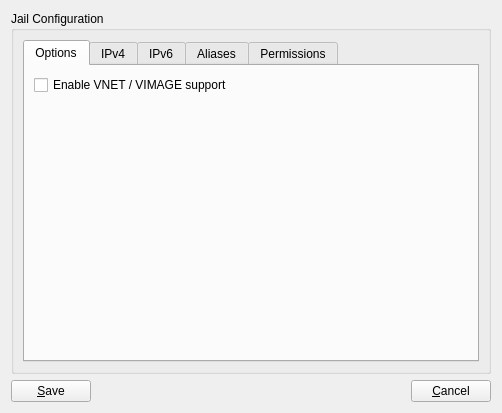
<?xml version="1.0" encoding="UTF-8"?>
<ui version="4.0">
 <class>dialogEditIP</class>
 <widget class="QDialog" name="dialogEditIP">
  <property name="geometry">
   <rect>
    <x>0</x>
    <y>0</y>
    <width>502</width>
    <height>413</height>
   </rect>
  </property>
  <property name="windowTitle">
   <string>Jail Configuration</string>
  </property>
  <property name="windowIcon">
   <iconset>
    <normaloff>:/preferences-system.png</normaloff>:/preferences-system.png</iconset>
  </property>
  <layout class="QGridLayout" name="gridLayout_2">
   <item row="0" column="0">
    <widget class="QGroupBox" name="groupBox">
     <property name="title">
      <string>Jail Configuration</string>
     </property>
     <layout class="QGridLayout" name="gridLayout">
      <item row="0" column="0">
       <widget class="QTabWidget" name="tabWidget">
        <property name="currentIndex">
         <number>0</number>
        </property>
        <widget class="QWidget" name="tabConfig">
         <attribute name="title">
          <string>Options</string>
         </attribute>
         <layout class="QGridLayout" name="gridLayout_7">
          <item row="0" column="0">
           <widget class="QCheckBox" name="checkVNET">
            <property name="text">
             <string>Enable VNET / VIMAGE support</string>
            </property>
           </widget>
          </item>
          <item row="1" column="0">
           <spacer name="verticalSpacer_3">
            <property name="orientation">
             <enum>Qt::Vertical</enum>
            </property>
            <property name="sizeHint" stdset="0">
             <size>
              <width>20</width>
              <height>271</height>
             </size>
            </property>
           </spacer>
          </item>
         </layout>
        </widget>
        <widget class="QWidget" name="tab">
         <attribute name="title">
          <string>IPv4</string>
         </attribute>
         <layout class="QGridLayout" name="gridLayout_4">
          <item row="0" column="0">
           <widget class="QCheckBox" name="checkIPv4">
            <property name="text">
             <string>IPv4 Address</string>
            </property>
            <property name="checked">
             <bool>false</bool>
            </property>
           </widget>
          </item>
          <item row="1" column="0">
           <widget class="QLineEdit" name="lineIP">
            <property name="enabled">
             <bool>false</bool>
            </property>
            <property name="inputMask">
             <string notr="true"/>
            </property>
            <property name="alignment">
             <set>Qt::AlignHCenter</set>
            </property>
           </widget>
          </item>
          <item row="2" column="0">
           <widget class="QCheckBox" name="checkIPv4Bridge">
            <property name="text">
             <string>IPv4 Bridge Address (Requires VNET)</string>
            </property>
           </widget>
          </item>
          <item row="3" column="0">
           <widget class="QLineEdit" name="lineIPBridge">
            <property name="enabled">
             <bool>false</bool>
            </property>
           </widget>
          </item>
          <item row="4" column="0">
           <widget class="QCheckBox" name="checkIPv4Router">
            <property name="text">
             <string>IPv4 Default Router (Requires VNET)</string>
            </property>
           </widget>
          </item>
          <item row="5" column="0">
           <widget class="QLineEdit" name="lineIPRouter">
            <property name="enabled">
             <bool>false</bool>
            </property>
           </widget>
          </item>
          <item row="6" column="0">
           <spacer name="verticalSpacer_2">
            <property name="orientation">
             <enum>Qt::Vertical</enum>
            </property>
            <property name="sizeHint" stdset="0">
             <size>
              <width>20</width>
              <height>140</height>
             </size>
            </property>
           </spacer>
          </item>
         </layout>
        </widget>
        <widget class="QWidget" name="tab_3">
         <attribute name="title">
          <string>IPv6</string>
         </attribute>
         <layout class="QGridLayout" name="gridLayout_5">
          <item row="0" column="0">
           <widget class="QCheckBox" name="checkIPv6">
            <property name="text">
             <string>IPv6 Address</string>
            </property>
           </widget>
          </item>
          <item row="1" column="0">
           <widget class="QLineEdit" name="lineIP6">
            <property name="enabled">
             <bool>false</bool>
            </property>
           </widget>
          </item>
          <item row="2" column="0">
           <widget class="QCheckBox" name="checkIPv6Bridge">
            <property name="text">
             <string>IPv6 Bridge Address (Requires VNET)</string>
            </property>
           </widget>
          </item>
          <item row="3" column="0">
           <widget class="QLineEdit" name="lineIP6Bridge">
            <property name="enabled">
             <bool>false</bool>
            </property>
           </widget>
          </item>
          <item row="4" column="0">
           <widget class="QCheckBox" name="checkIPv6Router">
            <property name="text">
             <string>IPv6 Default Router (Requires VNET)</string>
            </property>
           </widget>
          </item>
          <item row="5" column="0">
           <widget class="QLineEdit" name="lineIP6Router">
            <property name="enabled">
             <bool>false</bool>
            </property>
           </widget>
          </item>
          <item row="6" column="0">
           <spacer name="verticalSpacer">
            <property name="orientation">
             <enum>Qt::Vertical</enum>
            </property>
            <property name="sizeHint" stdset="0">
             <size>
              <width>20</width>
              <height>140</height>
             </size>
            </property>
           </spacer>
          </item>
         </layout>
        </widget>
        <widget class="QWidget" name="tab_2">
         <attribute name="title">
          <string>Aliases</string>
         </attribute>
         <layout class="QGridLayout" name="gridLayout_3">
          <item row="0" column="0">
           <widget class="QComboBox" name="comboIPType">
            <item>
             <property name="text">
              <string>IPv4 Aliases</string>
             </property>
            </item>
            <item>
             <property name="text">
              <string>IPv4 Bridge Aliases</string>
             </property>
            </item>
            <item>
             <property name="text">
              <string>IPv6 Aliases</string>
             </property>
            </item>
            <item>
             <property name="text">
              <string>IPv6 Bridge Aliases</string>
             </property>
            </item>
           </widget>
          </item>
          <item row="1" column="0">
           <widget class="QListWidget" name="listIP"/>
          </item>
          <item row="2" column="0">
           <layout class="QHBoxLayout" name="horizontalLayout_2">
            <item>
             <spacer name="horizontalSpacer_2">
              <property name="orientation">
               <enum>Qt::Horizontal</enum>
              </property>
              <property name="sizeHint" stdset="0">
               <size>
                <width>40</width>
                <height>20</height>
               </size>
              </property>
             </spacer>
            </item>
            <item>
             <widget class="QPushButton" name="pushAdd">
              <property name="text">
               <string>&amp;Add</string>
              </property>
              <property name="icon">
               <iconset>
                <normaloff>:/add.png</normaloff>:/add.png</iconset>
              </property>
             </widget>
            </item>
            <item>
             <widget class="QPushButton" name="pushRemove">
              <property name="text">
               <string>&amp;Remove</string>
              </property>
              <property name="icon">
               <iconset>
                <normaloff>:/remove.png</normaloff>:/remove.png</iconset>
              </property>
             </widget>
            </item>
           </layout>
          </item>
         </layout>
        </widget>
        <widget class="QWidget" name="tab_4">
         <attribute name="title">
          <string>Permissions</string>
         </attribute>
         <layout class="QGridLayout" name="gridLayout_6">
          <item row="0" column="0">
           <widget class="QLabel" name="label">
            <property name="text">
             <string>The following permissions can be enabled or diabled for this jail. For more details hover over each item or refer to the jail manpage.</string>
            </property>
            <property name="wordWrap">
             <bool>true</bool>
            </property>
           </widget>
          </item>
          <item row="1" column="0">
           <widget class="QListWidget" name="listPerms"/>
          </item>
         </layout>
        </widget>
       </widget>
      </item>
     </layout>
    </widget>
   </item>
   <item row="1" column="0">
    <layout class="QHBoxLayout" name="horizontalLayout">
     <item>
      <widget class="QPushButton" name="pushSave">
       <property name="text">
        <string>&amp;Save</string>
       </property>
       <property name="icon">
        <iconset>
         <normaloff>:/preferences-system.png</normaloff>:/preferences-system.png</iconset>
       </property>
      </widget>
     </item>
     <item>
      <spacer name="horizontalSpacer">
       <property name="orientation">
        <enum>Qt::Horizontal</enum>
       </property>
       <property name="sizeHint" stdset="0">
        <size>
         <width>40</width>
         <height>20</height>
        </size>
       </property>
      </spacer>
     </item>
     <item>
      <widget class="QPushButton" name="pushCancel">
       <property name="text">
        <string>&amp;Cancel</string>
       </property>
       <property name="icon">
        <iconset>
         <normaloff>:/dialog-cancel.png</normaloff>:/dialog-cancel.png</iconset>
       </property>
      </widget>
     </item>
    </layout>
   </item>
  </layout>
 </widget>
 <resources>
  <include location="warden.qrc"/>
 </resources>
 <connections/>
</ui>
